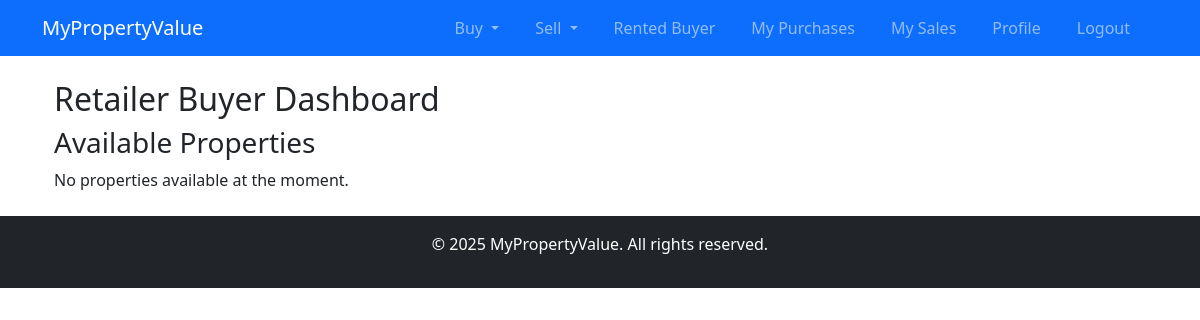
Page /users/retailer-buyer/ (signed in) on the earlier database version.
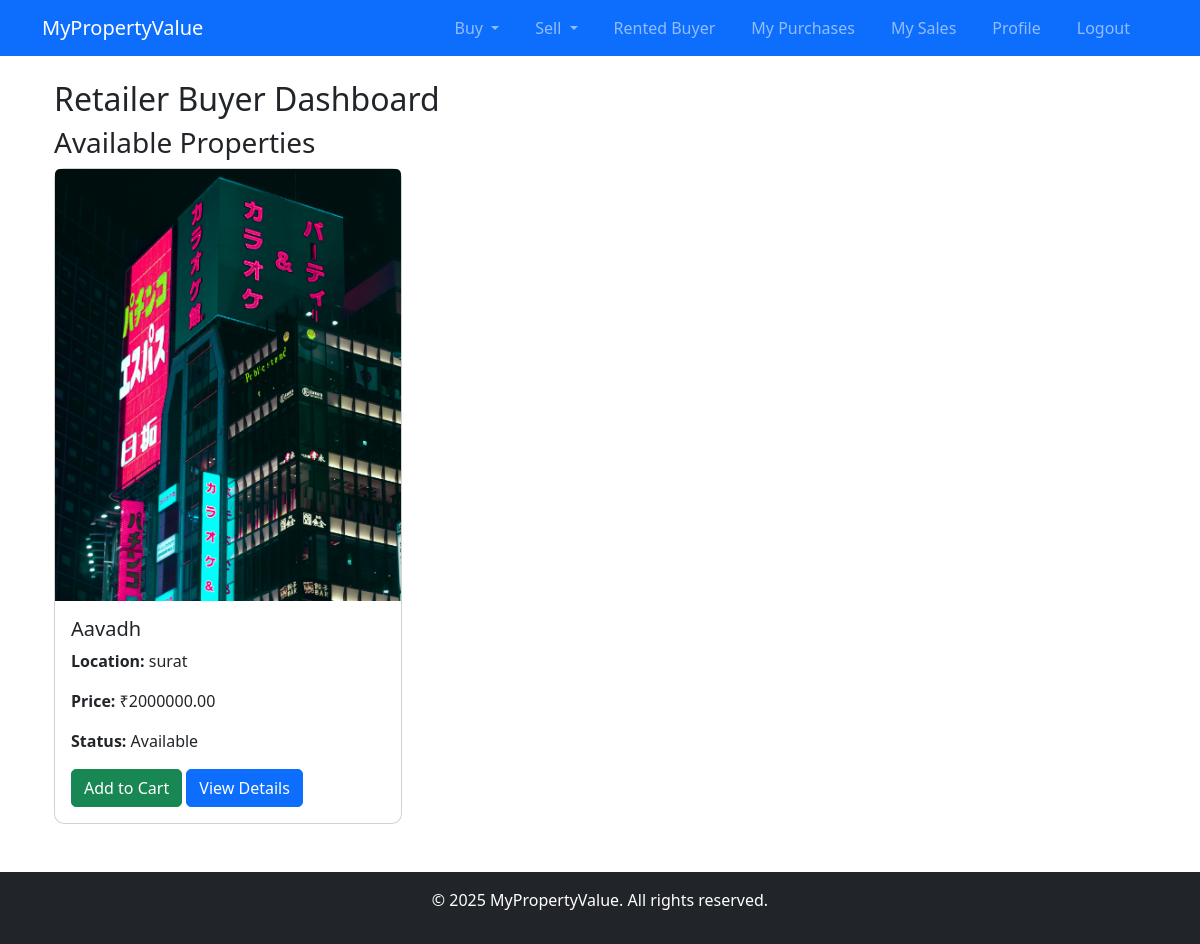
Same page on the later database version.
### users/models.py (models this page shows, shortened)
class Property(models.Model):
    PROPERTY_TYPES = [
        ('Residential', 'Residential'),
        ('Commercial', 'Commercial'),
    ]
    STATUS_CHOICES = [
        ('Available', 'Available'),
        ('Not Available', 'Not Available'),
    ]
    title = models.CharField(max_length=255)
    image = models.ImageField(upload_to='property_images/', blank=True, null=True)
    description = models.TextField()
    price = models.DecimalField(max_digits=12, decimal_places=2)
    property_type = models.CharField(max_length=20, choices=PROPERTY_TYPES)
    location = models.CharField(max_length=255)
    owner = models.ForeignKey(User, on_delete=models.CASCADE)
    name = models.CharField(max_length=255, default="Unnamed Property") # New status field
    is_sold = models.BooleanField(default=False)
    status = models.CharField(max_length=20, choices=STATUS_CHOICES, default='Available')  # Add this field

### users/views.py (the view)
# urls.py: path('retailer-buyer/', views.retailer_buyer, name='retailer_buyer'),
@login_required
def retailer_buyer(request):
    properties = Property.objects.filter(
        retailer_properties__user__isnull=False,
        status='Available'
    ).exclude(owner=request.user)
    return render(request, 'users/retailer_buyer.html', {'properties': properties})

### users/templates/users/retailer_buyer.html
{% extends 'base.html' %} {% load static %} {% block content %}
<div class="container">
  <h2>Retailer Buyer Dashboard</h2>
  <h3>Available Properties</h3>
  {% if properties %}
  <div class="row">
    {% for property in properties %}
    <div class="col-md-4">
      <div class="card mb-4">
        {% if property.image %}
        <img
          src="{{ property.image.url }}"
          class="card-img-top img-fluid"
          alt="{{ property.title }}"
        />
        {% else %}
        <img
          src="{% static 'images/default-property.jpg' %}"
          class="card-img-top img-fluid"
          alt="Default Image"
        />
        {% endif %}
        <div class="card-body">
          <h5 class="card-title">{{ property.title }}</h5>
          <p><strong>Location:</strong> {{ property.location }}</p>
          <p><strong>Price:</strong> ₹{{ property.price }}</p>
          <p><strong>Status:</strong> {{ property.status }}</p>
          <a href="{% url 'add_to_cart' property.id %}" class="btn btn-success"
            >Add to Cart</a
          >
          <a
            href="{% url 'property_details' property.id %}"
            class="btn btn-primary"
            >View Details</a
          >
        </div>
      </div>
    </div>
    {% endfor %}
  </div>
  {% else %}
  <p>No properties available at the moment.</p>
  {% endif %}
</div>
{% endblock %}

Differences in the rows shown:
added Property: image (picture), title "Aavadh", location "surat", price "2000000.00", status "Available"
Other differences:
text no longer shown: "No properties available at the moment."
